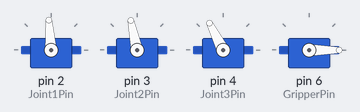
The sketch below on a simulated Arduino Uno, built with avr-gcc and run on an emulated ATmega328P. Shown: 4 × servo.

Above: at 5.25 s.
At 9.9 s:
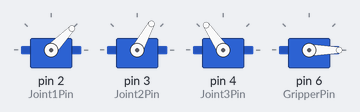
At 15.2 s:
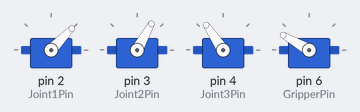
At 22.2 s:
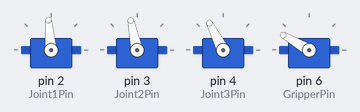
At 32.1 s:
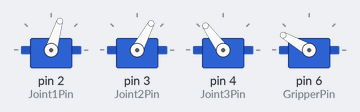
At 37.4 s:
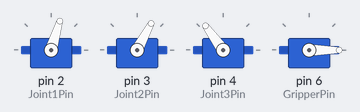
Timing chart, 0 to 40.0 s (numbered marks = the images above):
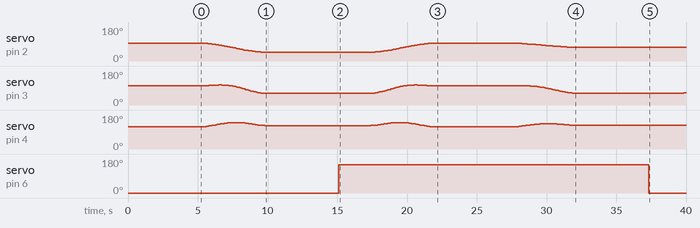

Measured:
- by itself, servo on pin 6 (GripperPin): 0° → 150° at 15.1 s, → 0° 22.2 s later
- by itself, servo on pin 2 (Joint1Pin): 95° → 94° at 5.1 s, → 93° 0.40 s later, → 92° 0.20 s later, → 91° 0.10 s later, … (103 changes in this stretch)

The sketch:

Trajectory_Planning_Arduino.ino
```cpp
#include <Servo.h>

// pins
#define Joint1Pin 2
#define Joint2Pin 3
#define Joint3Pin 4
#define GripperPin 6

// servo definitions
Servo Joint1;
Servo Joint2;
Servo Joint3;
Servo Gripper;

// starting joint angles
int Joint1Angle = 90;
int Joint2Angle = 90;
int Joint3Angle = 90;

// gripper control
int GripperOpen = 0;
int GripperClose = 150;

// offsets
int Joint1Offset = 5;
int Joint2Offset = 12;
int Joint3Offset = 27;

// first movement

float theta1_traj_1[] = {90.00, 89.95, 89.80, 89.55, 89.20, 88.77, 88.25, 87.64, 86.95, 86.17, 85.32, 84.39, 83.39, 82.32, 81.18, 79.98, 78.72, 77.41, 76.04, 74.63, 73.19, 71.71, 70.20, 68.67, 67.14, 65.59, 64.05, 62.52, 61.00, 59.51, 58.04, 56.62, 55.23, 53.89, 52.60, 51.37, 50.19, 49.08, 48.04, 47.07, 46.16, 45.34, 44.59, 43.92, 43.33, 42.82, 42.40, 42.07, 41.83, 41.68, 41.63};

float theta2_traj_1[] = {90.00, 90.04, 90.16, 90.35, 90.61, 90.91, 91.26, 91.64, 92.04, 92.44, 92.83, 93.19, 93.50, 93.77, 93.96, 94.06, 94.06, 93.95, 93.71, 93.34, 92.81, 92.13, 91.29, 90.29, 89.13, 87.81, 86.34, 84.73, 82.99, 81.14, 79.20, 77.19, 75.11, 73.01, 70.89, 68.78, 66.70, 64.66, 62.69, 60.79, 59.00, 57.31, 55.75, 54.33, 53.05, 51.95, 51.02, 50.28, 49.73, 49.40, 49.29};

float theta3_traj_1[] = {90.00, 90.10, 90.39, 90.87, 91.51, 92.31, 93.25, 94.30, 95.46, 96.69, 98.00, 99.35, 100.73, 102.12, 103.50, 104.85, 106.17, 107.42, 108.60, 109.69, 110.67, 111.55, 112.29, 112.90, 113.36, 113.67, 113.84, 113.85, 113.71, 113.43, 113.01, 112.46, 111.79, 111.01, 110.14, 109.20, 108.19, 107.14, 106.07, 104.98, 103.90, 102.85, 101.84, 100.90, 100.03, 99.26, 98.60, 98.06, 97.66, 97.42, 97.34};

int numPoints_1 = 51;

// second movement

float theta1_traj_2[] = {90.00, 89.98, 89.90, 89.78, 89.62, 89.41, 89.16, 88.88, 88.55, 88.20, 87.80, 87.38, 86.93, 86.45, 85.94, 85.41, 84.86, 84.28, 83.69, 83.09, 82.47, 81.84, 81.20, 80.56, 79.91, 79.25, 78.60, 77.95, 77.31, 76.67, 76.04, 75.42, 74.81, 74.22, 73.65, 73.10, 72.57, 72.06, 71.58, 71.12, 70.70, 70.31, 69.95, 69.62, 69.34, 69.09, 68.88, 68.72, 68.60, 68.52, 68.50};

float theta2_traj_2[] = {90.00, 90.01, 90.03, 90.07, 90.12, 90.17, 90.22, 90.27, 90.29, 90.29, 90.26, 90.19, 90.08, 89.91, 89.67, 89.37, 88.99, 88.52, 87.97, 87.33, 86.59, 85.76, 84.83, 83.80, 82.67, 81.46, 80.15, 78.77, 77.32, 75.80, 74.23, 72.62, 70.98, 69.32, 67.65, 66.00, 64.37, 62.77, 61.22, 59.73, 58.31, 56.98, 55.75, 54.62, 53.61, 52.73, 51.99, 51.40, 50.97, 50.71, 50.62};

float theta3_traj_2[] = {90.00, 90.07, 90.27, 90.59, 91.03, 91.57, 92.21, 92.93, 93.73, 94.58, 95.47, 96.41, 97.36, 98.32, 99.29, 100.24, 101.17, 102.06, 102.91, 103.70, 104.44, 105.10, 105.70, 106.21, 106.63, 106.97, 107.21, 107.37, 107.44, 107.41, 107.30, 107.11, 106.85, 106.51, 106.12, 105.67, 105.17, 104.64, 104.09, 103.52, 102.95, 102.39, 101.84, 101.32, 100.85, 100.42, 100.06, 99.76, 99.54, 99.40, 99.35};

int numPoints_2 = 51;


void setup()
{
  Serial.begin(9600);

  Joint1.attach(Joint1Pin);
  Joint2.attach(Joint2Pin);
  Joint3.attach(Joint3Pin);
  Gripper.attach(GripperPin);

  Joint1.write(Joint1Angle + Joint1Offset);
  Joint2.write(Joint2Angle + Joint2Offset);
  Joint3.write(Joint3Angle + Joint3Offset);

  Gripper.write(GripperOpen);

  delay(5000);
}

void loop()
{

  // loop through trajectory 1
  for(int i = 0; i < numPoints_1; i++)
  {
    Joint1.write(theta1_traj_1[i] + Joint1Offset);
    Joint2.write(theta2_traj_1[i] + Joint2Offset);
    Joint3.write(theta3_traj_1[i] + Joint3Offset);
    delay(100);
  }

  delay(5000);

  // close gripper
  Gripper.write(GripperClose);
  delay(2000);

  // loop through trajectory 1 backwards (return)
  for(int i = numPoints_1 - 1; i >= 0; i--)
  {
    Joint1.write(theta1_traj_1[i] + Joint1Offset);
    Joint2.write(theta2_traj_1[i] + Joint2Offset);
    Joint3.write(theta3_traj_1[i] + Joint3Offset);
    delay(100);
  }

  delay(5000);

  // loop through trajectory 2
  for(int i = 0; i < numPoints_2; i++)
  {
    Joint1.write(theta1_traj_2[i] + Joint1Offset);
    Joint2.write(theta2_traj_2[i] + Joint2Offset);
    Joint3.write(theta3_traj_2[i] + Joint3Offset);
    delay(100);
  }

  delay(5000);

  // open gripper
  Gripper.write(GripperOpen);
  delay(2000);

  // loop through trajectory 2 backwards (return)
  for(int i = numPoints_2 - 1; i >= 0; i--)
  {
    Joint1.write(theta1_traj_2[i] + Joint1Offset);
    Joint2.write(theta2_traj_2[i] + Joint2Offset);
    Joint3.write(theta3_traj_2[i] + Joint3Offset);
    delay(100);
  }

  delay(5000);

  while(true);
}
```

Inverse_Kinematics_Potentiometer_Arduino.ino
```cpp
int xPositionPin = A1;
int yPositionPin = A2;
int zPositionPin = A3;
// Continue next page
// Control values
int xPosition = 512; // middle value between 0 and 1024
int yPosition = 512; // middle value between 0 and 1024
int zPosition = 512; // middle value between 0 and 1024
```
